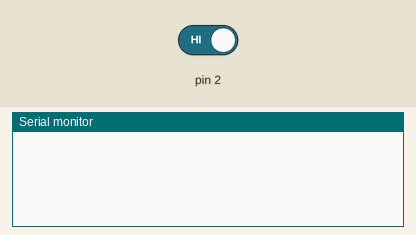
Simulated run of this sketch. Board: Arduino Uno, built with avr-gcc and run on an emulated ATmega328P. Shown: the last lines printed to the serial monitor. Inputs (shaded band) come from the test bench; at power-on: pin 2 HIGH.

Above: at 1.2 s.
1.3 s: pin 2 driven LOW
At 1.8 s:
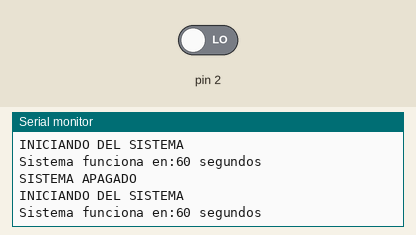
2.8 s: pin 2 driven HIGH
At 4.6 s:
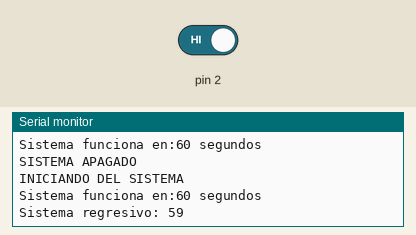
Timing chart, 0 to 6.1 s (numbered marks = the images above; inputs shaded):
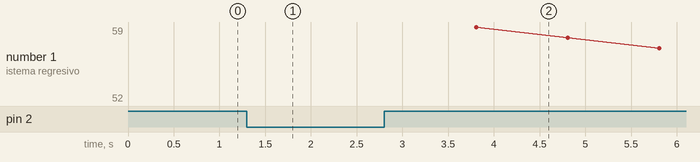

Measured:
- after the input at 1.3 s, the serial monitor: prints a new line at once (image 1)
- after the input at 2.8 s, the serial monitor: prints a new line after 1.0 s (image 2)

The sketch:

CardenasLizeth_Deber08.ino
```cpp
/*
  * UNIVERSIDAD TECNICA DEL NORTE
  * FACULTAD DE INGENIERIA EN CIENCIAS APLICADAS
  * TAREA 08
  * Cardenas Lizeth
  */
#include<avr/power.h>
#include<avr/sleep.h>
#include<avr/wdt.h>
#include<MsTimer2.h>

int on=0; // modos del sistema
int tiempo=0; //tiempo de toma de datos
int cont=0; //conteo de timer

 void setup() {
  Serial.begin(9600);
  MsTimer2::set(1000,reloj);
  attachInterrupt(0,activacion,LOW);
}

 void loop() {
  delay(1000);
}

 void reloj(){
  power_adc_disable();
  cont++;
  Serial.println(String("Sistema regresivo: ")+String(tiempo-cont));
  if(cont==tiempo){
  power_adc_enable();
  delay(10);
  Serial.println(analogRead(0));
  cont=0;
  }
}

void activacion(){
  switch(on){
    case 0:
      Serial.println("INICIANDO DEL SISTEMA");
      power_adc_disable();
      tiempo=60;
      on++;
    break;
    case 1:
      Serial.println(String("Sistema funciona en:")+String(tiempo)+String(" segundos"));
      MsTimer2::start();
      on++;
    break;
    case 2:
      Serial.println("SISTEMA APAGADO");
      power_adc_disable();
      MsTimer2::stop();
      tiempo=0;
     on=0;
    break;
  }
}
```
